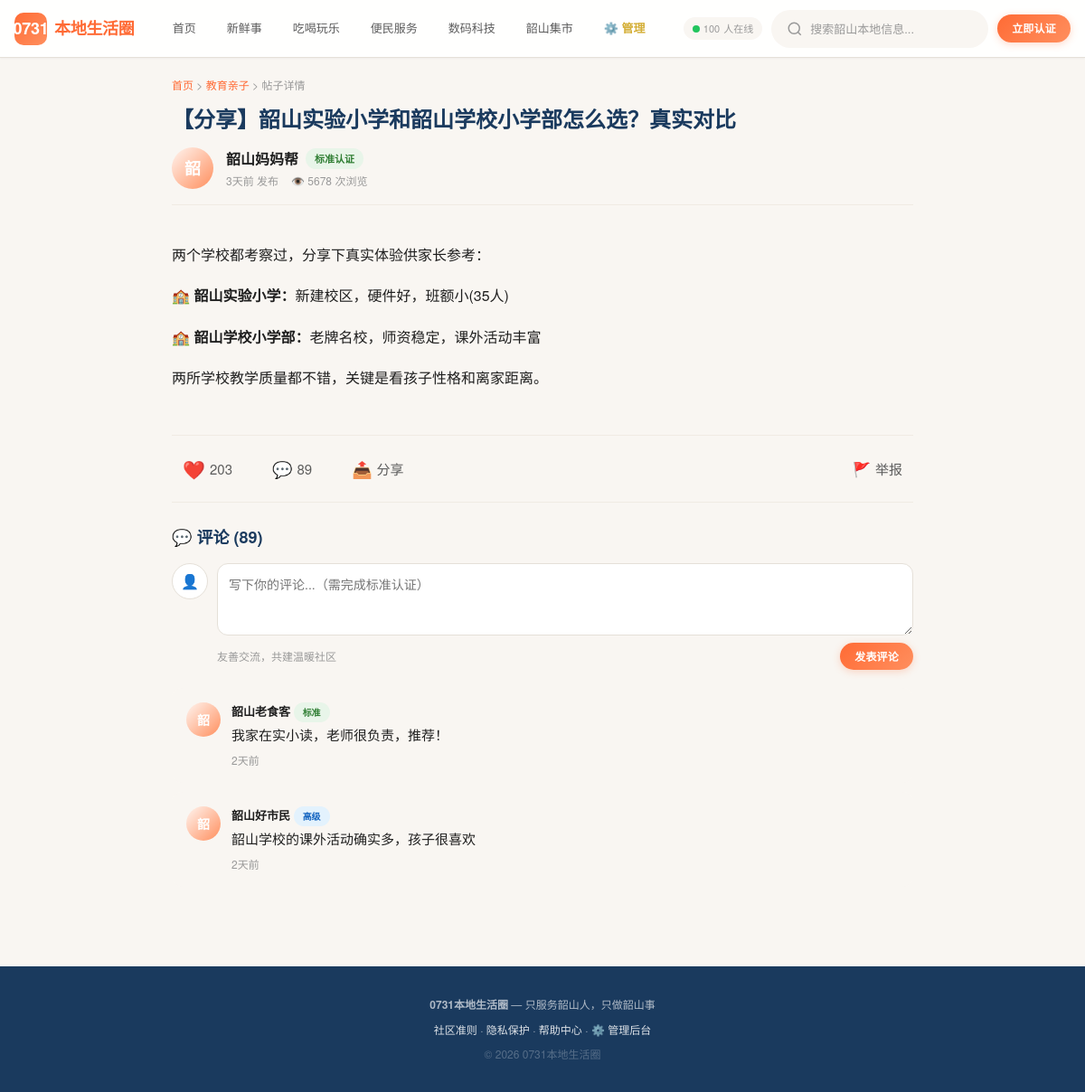
Page /post/7 on the committed database.
### models.py (models this page shows)
class Post(Base):
    __tablename__ = "posts"
    id = Column(Integer, primary_key=True, autoincrement=True)
    user_id = Column(Integer, ForeignKey("users.id"), nullable=False)
    section = Column(String(20), nullable=False, index=True)
    title = Column(String(200), nullable=False)
    content = Column(Text, nullable=False)
    images = Column(Text, nullable=True)  # JSON数组，图片路径列表
    price_info = Column(String(100), nullable=True)
    contact_info = Column(String(100), nullable=True)
    status = Column(Enum(PostStatus), default=PostStatus.published)
    views = Column(Integer, default=0)
    likes_count = Column(Integer, default=0)
    comments_count = Column(Integer, default=0)
    is_pinned = Column(Boolean, default=False)
    pinned_at = Column(DateTime, nullable=True)  # 置顶开始时间
    pinned_expires_at = Column(DateTime, nullable=True)  # 置顶到期时间
    is_hot = Column(Boolean, default=False)  # 火热标签
    is_essential = Column(Boolean, default=False)  # 加精标签
    created_at = Column(DateTime, default=datetime.now, index=True)
    updated_at = Column(DateTime, default=datetime.now, onupdate=datetime.now)
    author = relationship("User", back_populates="posts")
    comments = relationship("Comment", back_populates="post", lazy="select",
                           order_by="Comment.created_at.desc()", cascade="all, delete-orphan")
    likes = relationship("Like", back_populates="post", lazy="select", cascade="all, delete-orphan")

class User(Base):
    __tablename__ = "users"
    id = Column(Integer, primary_key=True, autoincrement=True)
    phone = Column(String(11), unique=True, nullable=False, index=True)
    id_number_hash = Column(String(64), unique=True, nullable=False)  # SHA256哈希
    face_hash = Column(String(64), unique=True, nullable=True)
    nickname = Column(String(50), nullable=False, default="韶山新邻居")
    avatar_bg = Column(String(20), nullable=True)  # 头像emoji
    auth_level = Column(Enum(AuthLevel), default=AuthLevel.basic, nullable=False)
    score = Column(Integer, default=0)  # 信誉积分
    forum_coins = Column(Integer, default=0)  # 论坛币
    last_check_in_date = Column(String(10), nullable=True)  # 上次签到日期 YYYY-MM-DD
    created_at = Column(DateTime, default=datetime.now)
    updated_at = Column(DateTime, default=datetime.now, onupdate=datetime.now)
    is_active = Column(Boolean, default=True)
    is_frozen = Column(Boolean, default=False)
    is_super_admin = Column(Boolean, default=False)
    posts = relationship("Post", back_populates="author", lazy="select")
    comments = relationship("Comment", back_populates="author", lazy="select")
    likes = relationship("Like", back_populates="user", lazy="select")
    auth_documents = relationship("AuthDocument", back_populates="user", lazy="select")

class Comment(Base):
    __tablename__ = "comments"
    id = Column(Integer, primary_key=True, autoincrement=True)
    post_id = Column(Integer, ForeignKey("posts.id"), nullable=False)
    user_id = Column(Integer, ForeignKey("users.id"), nullable=False)
    content = Column(Text, nullable=False)
    parent_id = Column(Integer, ForeignKey("comments.id"), nullable=True)  # 回复某条评论
    likes_count = Column(Integer, default=0)
    created_at = Column(DateTime, default=datetime.now)
    post = relationship("Post", back_populates="comments")
    author = relationship("User", back_populates="comments")
    replies = relationship("Comment", lazy="select")

### main.py (the view)
@app.get("/post/{post_id}", response_class=HTMLResponse)
def page_post(request: Request, post_id: int, db: Session = Depends(get_db)):
    post = db.query(Post).filter(Post.id == post_id).first()
    if not post:
        raise HTTPException(404, "帖子不存在")
    post.views += 1
    db.commit()
    comments = db.query(Comment).filter(Comment.post_id == post_id)\
        .order_by(Comment.created_at.desc()).all()
    return templates.TemplateResponse("post.html", template_context(request,
        post=post, comments=comments,
    ))

### templates/post.html (shortened to what this page needs)
{% extends "base.html" %}
{% block content %}
<div class="container">
<div class="post-detail-wrapper">
  <div style="font-size:12px;color:var(--c-text-3);margin-bottom:12px;">
    <a href="/">首页</a> &gt;
    <a href="/section/{{ post.section }}">{{ SECTION_NAMES.get(post.section, '') }}</a> &gt;
    <span>帖子详情</span>
  </div>
  <div class="post-detail-header">
    <h1 class="post-detail-title">{{ post.title }}</h1>
    <div class="post-author-bar">
      <div class="pa-avatar">{{ post.author.nickname[0] if post.author else '?' }}</div>
      <div class="pa-info">
        <div class="pa-name">
          {{ post.author.nickname if post.author else '匿名用户' }}
          {% if post.author %}
          <span class="badge badge-auth-{{ post.author.auth_level.value }}">{{ {'basic':'基础认证','standard':'标准认证','advanced':'高级认证','business':'商家认证'}[post.author.auth_level.value] }}</span>
          {% endif %}
        </div>
        <div class="pa-meta">
          <span>{{ format_time(post.created_at) }} 发布</span>
          <span>👁️ {{ post.views }} 次浏览</span>
        </div>
      </div>
    </div>
  </div>
  <div class="post-detail-body">{{ post.content | safe }}</div>
  <div class="post-action-bar">
    <button class="act-btn" id="likeBtn" onclick="toggleLike({{ post.id }})">
      <span style="font-size:20px;">❤️</span> <span id="likeCount">{{ post.likes_count }}</span>
    </button>
    <button class="act-btn" onclick="document.getElementById('commentInput').focus()">
      <span style="font-size:18px;">💬</span> {{ post.comments_count }}
    </button>
    <button class="act-btn" onclick="navigator.clipboard.writeText(window.location.href);showToast('链接已复制，分享给邻居吧','success')">
      <span style="font-size:18px;">📤</span> 分享
    </button>
    <button class="act-btn" onclick="reportPost({{ post.id }})" style="margin-left:auto;">
      <span style="font-size:16px;">🚩</span> 举报
    </button>
  </div>
  <div class="comment-section-title">💬 评论 ({{ post.comments_count }})</div>
  <div class="comment-form-row">
    <div class="cf-avatar">{{ user.nickname[0] if user else '👤' }}</div>
    <div class="cf-input-wrap">
      <textarea id="commentInput" placeholder="写下你的评论...（需完成标准认证）"></textarea>
      <div class="cf-actions">
        <span class="cf-hint">友善交流，共建温暖社区</span>
        <button class="btn btn-primary btn-sm" onclick="submitComment({{ post.id }})">发表评论</button>
      </div>
    </div>
  </div>
  <div class="comment-list">
    {% for c in comments %}
    <div class="comment-item">
      <div class="comment-avatar">{{ c.author.nickname[0] if c.author else '?' }}</div>
      <div class="comment-content">
        <div class="comment-author">
          {{ c.author.nickname if c.author else '匿名' }}
          {% if c.author %}<span class="badge badge-auth-{{ c.author.auth_level.value }}" style="font-size:10px;">{{ {'basic':'基础','standard':'标准','advanced':'高级','business':'商家'}[c.author.auth_level.value] }}</span>{% endif %}
        </div>
        <div class="comment-text">{{ c.content }}</div>
        <div class="comment-meta">{{ format_time(c.created_at) }}</div>
      </div>
    </div>
    {% endfor %}
  </div>
</div>
</div>
{% endblock %}

### static/css/style.css (style rules this page uses)
:root { --c-orange: #FF6B35; --c-orange-light: #FF8F5E; --c-orange-dark: #E85A2B; --c-orange-bg: #FFF5F0; --c-blue: #1A3A5E; --c-blue-light: #2D5A8E; --c-blue-bg: #EEF3F8; --c-gold: #D4AF37; --c-gold-light: #F0D060; --c-gold-bg: #FFFEF5; --c-bg: #F9F6F2; --c-white: #FFFFFF; --c-card: #FFFFFF; --c-border: #E5E0D8; --c-divider: #F0EBE3; --c-text: #1F1F1F; --c-text-2: #5C5C5C; --c-text-3: #999999; --c-green: #22C55E; --c-red: #EF4444; --c-yellow: #F59E0B; --shadow-xs: 0 1px 2px rgba(0,0,0,.04); --shadow-sm: 0 2px 8px rgba(0,0,0,.06); --shadow-md: 0 4px 16px rgba(0,0,0,.08); --shadow-lg: 0 8px 32px rgba(0,0,0,.10); --shadow-xl: 0 16px 48px rgba(0,0,0,.12); --shadow-card-hover: 0 8px 30px rgba(26,58,94,.12); --radius-xs: 4px; --radius-sm: 8px; --radius-md: 12px; --radius-lg: 16px; --radius-xl: 24px; --radius-full: 9999px; --space-xs: 4px; --space-sm: 8px; --space-md: 16px; --space-lg: 24px; --space-xl: 32px; --space-2xl: 48px; --font: "PingFang SC","Microsoft YaHei","Helvetica Neue",sans-serif; --fz-xs:12px; --fz-sm:13px; --fz-base:15px; --fz-md:17px; --fz-lg:20px; --fz-xl:24px; --fz-2xl:30px; --fz-hero:38px; --ease: cubic-bezier(.4,0,.2,1); --ease-spring: cubic-bezier(.34,1.56,.64,1); --max-w: 1200px; --h-header: 64px; --h-bottom-nav: 60px; }
*,*::before,*::after { box-sizing:border-box;margin:0;padding:0 }
html { font-size:16px;-webkit-text-size-adjust:100%;scroll-behavior:smooth }
body { font-family:var(--font);color:var(--c-text);background:var(--c-bg); line-height:1.6;min-height:100vh;-webkit-font-smoothing:antialiased; }
a { color:var(--c-orange);text-decoration:none;transition:color .2s var(--ease) }
button { cursor:pointer;border:none;font-family:inherit;font-size:inherit }
input,textarea,select { font-family:inherit;font-size:inherit }
.container { width:100%;max-width:var(--max-w);margin:0 auto;padding:0 var(--space-md) }
.btn { display:inline-flex;align-items:center;justify-content:center;gap:6px; padding:9px 22px;border-radius:var(--radius-full);font-weight:600; font-size:var(--fz-sm);transition:all .2s var(--ease);white-space:nowrap; letter-spacing:.2px; }
.btn-primary { background:linear-gradient(135deg,var(--c-orange),var(--c-orange-light)); color:#fff;box-shadow:0 2px 8px rgba(255,107,53,.25); }
.btn-sm { padding:6px 16px;font-size:var(--fz-xs) }
.badge { display:inline-flex;align-items:center;gap:3px;padding:3px 10px; border-radius:var(--radius-full);font-size:11px;font-weight:600; }
.badge-auth-standard { background:#E8F5E9;color:#2E7D32 }
.badge-auth-advanced { background:#E3F2FD;color:#1565C0 }
.comment-list { display:flex;flex-direction:column;gap:10px }
.comment-item { display:flex;gap:12px;padding:var(--space-md); background:var(--c-bg);border-radius:var(--radius-md); }
.comment-avatar { width:38px;height:38px;border-radius:var(--radius-full); background:linear-gradient(135deg,var(--c-orange-bg),var(--c-orange-light)); color:#fff;display:flex;align-items:center;justify-content:center; font-weight:700;font-size:14px;flex-shrink:0; }
.comment-content { flex:1 }
.comment-author { font-weight:650;font-size:var(--fz-sm);margin-bottom:2px }
.comment-text { font-size:var(--fz-base);color:var(--c-text);line-height:1.6 }
.comment-meta { font-size:var(--fz-xs);color:var(--c-text-3);margin-top:6px }

### rows in the picture
Post: get "教育亲子", title "【分享】韶山实验小学和韶山学校小学部怎么选？真实对比", created_at "3天前", views "5678", content "两个学校都考察过，分享下真实体验供家长参考： 🏫 韶山实验小学： 新建校区，硬件好，班额小(35人) 🏫 韶山学校小学部： 老牌名校，师资稳定，课外活动丰富 两所学校教学质量都不错，关键是看孩子性格和离家距离。", likes_count "203", comments_count "89"
User: author "韶", author "韶山妈妈帮", auth_level "标准认证"
Comment: author "韶", author "韶山老食客", content "我家在实小读，老师很负责，推荐！", created_at "2天前"
User: auth_level "标准"
Comment: author "韶", author "韶山好市民", content "韶山学校的课外活动确实多，孩子很喜欢", created_at "2天前"
User: auth_level "高级"

### other values in the picture
{{ user.nickname[0] if user else '👤' }} "👤"
